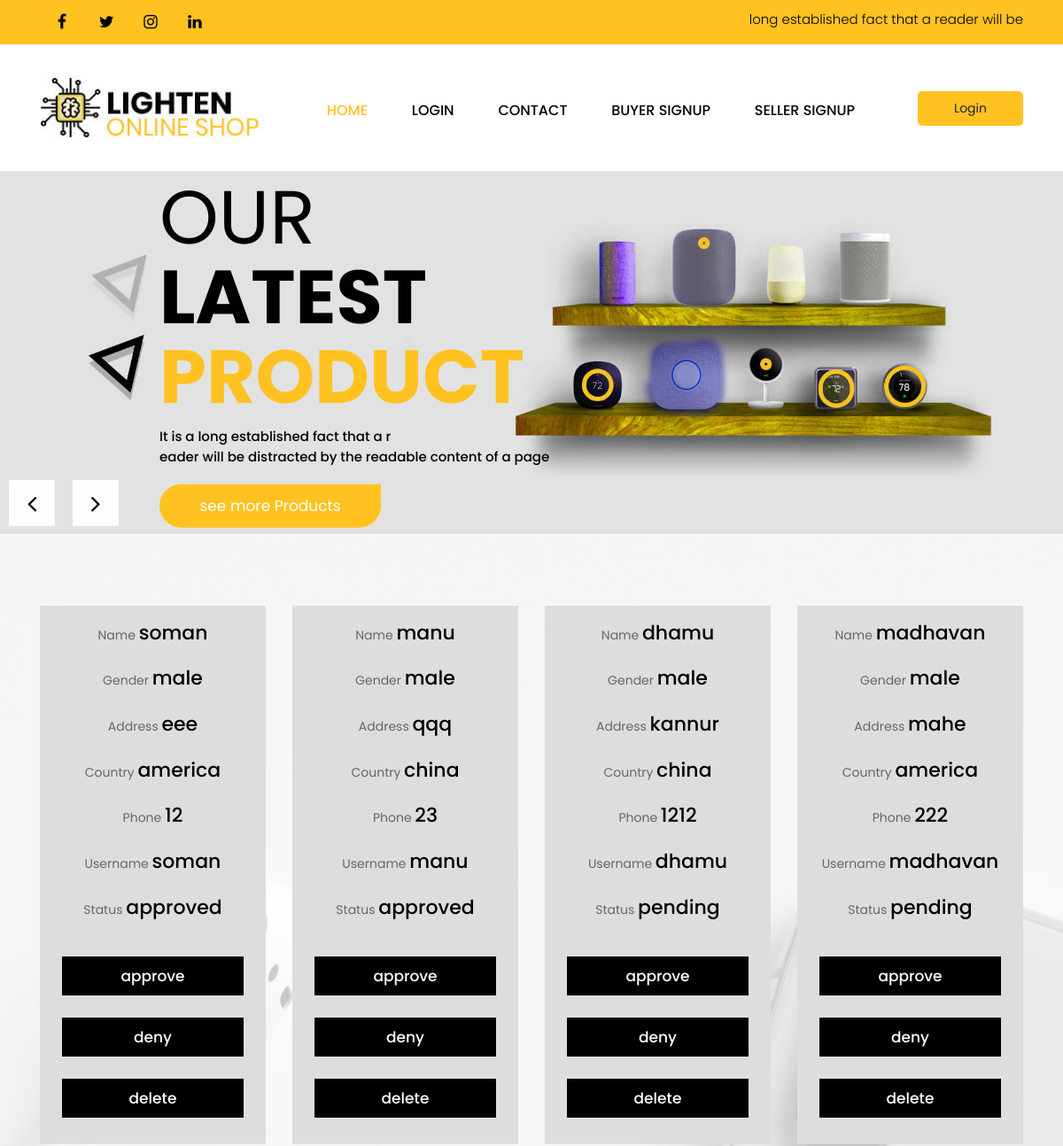
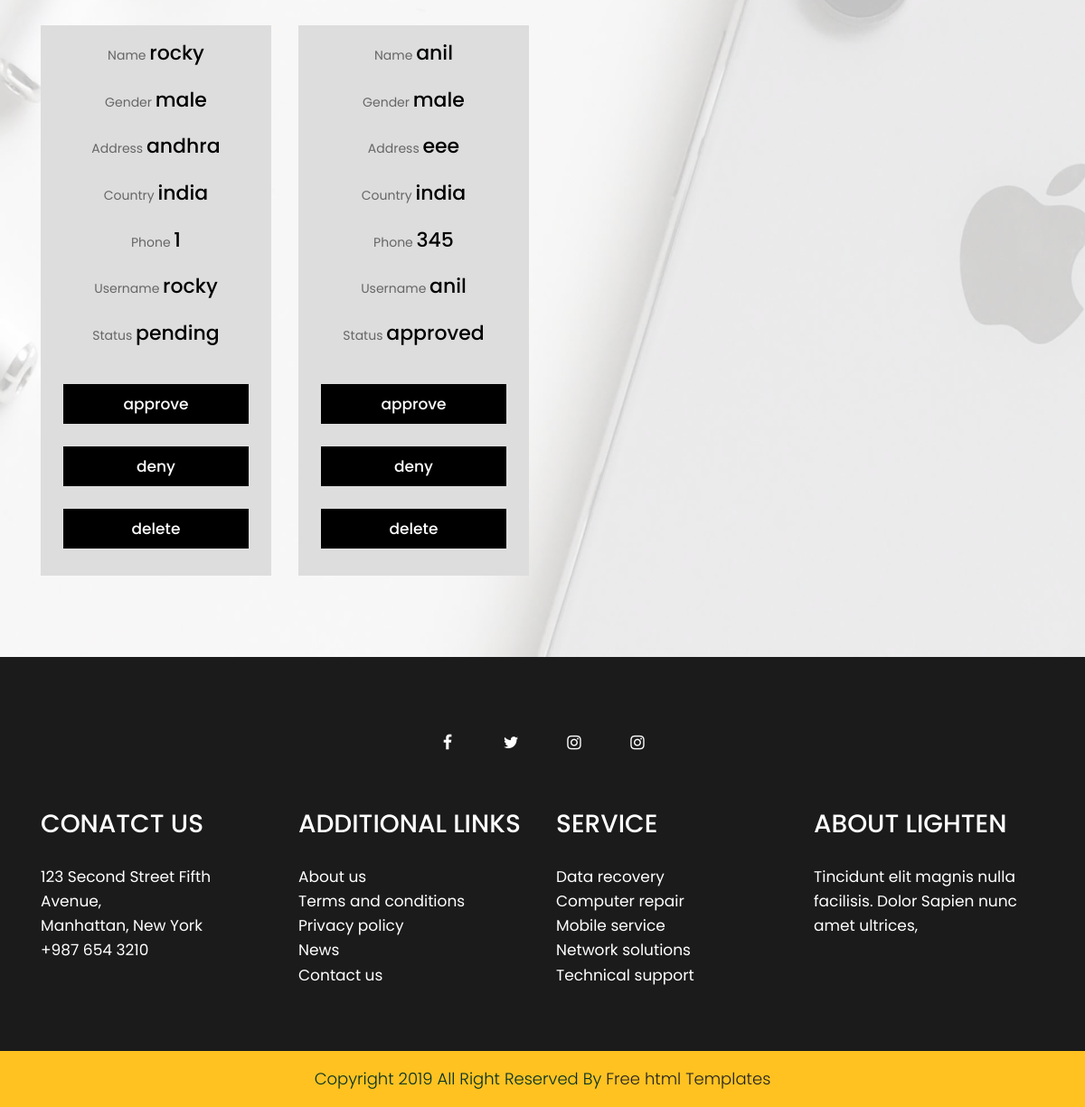
Page /ViewSellers/ on the committed database (2 pictures, top to bottom).
### seller/models.py (models this page shows)
class register_tb1(models.Model):
    name=models.CharField(max_length=20)
    gender=models.CharField(max_length=20)
    address=models.CharField(max_length=50)
    country=models.CharField(max_length=20)
    phone=models.CharField(max_length=20)
    username=models.CharField(max_length=20)
    password=models.CharField(max_length=20)
    status=models.CharField(max_length=20,default='pending')

### Admin/views.py (the view)
# urls.py: url(r'^ViewSellers/',admin_view.ViewSellers, name='ViewSellers'),
def ViewSellers(request):
    user = register_tb1.objects.all()
    return render(request, 'ViewSellers.html', {"data":user})

### templates/ViewSellers.html
{% extends 'base.html' %}
{% block content %}
<div class="product-bg">
	<div class="product-bg-white">
		<div class="container">
			<div class="row">
			{% for i in data %}
			<div class="col-xl-3 col-lg-3 col-md-6 col-sm-12">
                  	<div class="product-box">
			Name
			<span>{{i.name}}</span>
			<br><br>
			Gender
			<span>{{i.gender}}</span>
			<br><br>
			Address
			<span>{{i.address}}</span>
			<br><br>
			Country
			<span>{{i.country}}</span>
			<br><br>
			Phone
			<span>{{i.phone}}</span>
			<br><br>
			Username
			<span>{{i.username}}</span>
			<br><br>
			Status</span>
			<span>{{i.status}}</span>
			<br><br>
			<h3><a class="send" href={% url 'approve' i.id %}>approve</a></h3>
			<h3><a class="send" href={% url 'deny' i.id %}>deny</a></h3>
			<h3><a class="send" href={% url 'deleteUser' i.id %}>delete</a></h3>
			</div>
			</div>
			{% endfor %}
			</div>
		</div>
	</div>
</div>
{% endblock %}

### templates/base.html (shortened to what this page needs)
<!DOCTYPE html>
<html lang="en">
   <head>
      <link rel="stylesheet" href="/static/template/css/bootstrap.min.css">
      <link rel="stylesheet" href="/static/template/css/style.css">
      <link rel="stylesheet" href="/static/template/css/responsive.css">
      <link rel="stylesheet" href="/static/template/css/jquery.mCustomScrollbar.min.css">
      <link rel="stylesheet" href="https://netdna.bootstrapcdn.com/font-awesome/4.0.3/css/font-awesome.css">
      <link rel="stylesheet" href="https://cdnjs.cloudflare.com/ajax/libs/fancybox/2.1.5/jquery.fancybox.min.css" media="screen">
   </head>
   <body class="main-layout">
      <header>
         <div class="header">
            <div class="head_top">
               <div class="container">
                  <div class="row">
                    <div class="col-xl-6 col-lg-6 col-md-6 col-sm-12">
                       <div class="top-box">
                        <ul class="sociel_link">
                         <li> <a href="#"><i class="fa fa-facebook-f"></i></a></li>
                         <li> <a href="#"><i class="fa fa-twitter"></i></a></li>
                         <li> <a href="#"><i class="fa fa-instagram"></i></a></li>
                         <li> <a href="#"><i class="fa fa-linkedin"></i></a></li>
                     </ul>
                    </div>
                  </div>
                  <div class="col-xl-6 col-lg-6 col-md-6 col-sm-12">
                       <div class="top-box">
                        <p>long established fact that a reader will be </p>
                    </div>
                  </div>
               </div>
            </div>
         </div>
         <div class="container">
            <div class="row">
               <div class="col-xl-3 col-lg-3 col-md-3 col-sm-3 col logo_section">
                  <div class="full">
                     <div class="center-desk">
                        <div class="logo"> <a href="{% url 'index' %}"><img src="/static/template/images/logo.jpg" alt="logo"/></a> </div>
                     </div>
                  </div>
               </div>
               <div class="col-xl-7 col-lg-7 col-md-9 col-sm-9">
                  <div class="menu-area">
                     <div class="limit-box">
                        <nav class="main-menu">
                           <ul class="menu-area-main">
                              <li class="active"> <a href="{% url 'index' %}">Home</a> </li>
                              <li> <a href="{% url 'login' %}">Login</a> </li>
                              <li> <a href="#">Contact</a> </li>
				{% if 'buyer_id' not in request.session and 'seller_id' not in request.session and 'admin_id' not in request.session %}
                              <li > <a href="{% url 'register1' %}">Buyer signup</a> </li>
			      <li> <a href="{% url 'register' %}">Seller signup</a> </li>
				{% endif %}
                           </ul>
                        </nav>
                     </div>
                  </div>
               </div>
               <div class="col-xl-2 col-lg-2 col-md-2 col-sm-2">
		{% if 'buyer_id' not in request.session and 'seller_id' not in request.session and 'admin_id' not in request.session %}
                  <li><a class="buy" href="{% url 'login' %}">Login</a></li>
		{% else  %}
			<li><a class="buy" href="{% url 'logOut' %}">Logout</a></li>
		{% endif %}
               </div>
            </div>
         </div>
      </header>
      <section class="slider_section">
         <div id="main_slider" class="carousel slide banner-main" data-ride="carousel">
            <div class="carousel-inner">
               <div class="carousel-item active">
                  <img class="first-slide" src="/static/template/images/banner2.jpg" alt="First slide">
                  <div class="container">
                     <div class="carousel-caption relative">
                        <h1>Our <br> <strong class="black_bold">Latest </strong><br>
                           <strong class="yellow_bold">Product </strong></h1>
                        <p>It is a long established fact that a r <br>
                          eader will be distracted by the readable content of a page </p>
                        <a  href="#">see more Products</a>
                     </div>
                  </div>
               </div>
            </div>
            <a class="carousel-control-prev" href="#main_slider" role="button" data-slide="prev">
            <i class='fa fa-angle-right'></i>
            </a>
            <a class="carousel-control-next" href="#main_slider" role="button" data-slide="next">
            <i class='fa fa-angle-left'></i>
            </a>
         </div>
      </section>
{% block content %}
{% endblock %}
      <footr>
         <div class="footer">
            <div class="container">
               <div class="row">
                  <div class="col-md-6 offset-md-3">
                     <ul class="sociel">
                         <li> <a href="#"><i class="fa fa-facebook-f"></i></a></li>
                         <li> <a href="#"><i class="fa fa-twitter"></i></a></li>
                         <li> <a href="#"><i class="fa fa-instagram"></i></a></li>
                         <li> <a href="#"><i class="fa fa-instagram"></i></a></li>
                     </ul>
                  </div>
            </div>
            <div class="row">
               <div class="col-xl-3 col-lg-3 col-md-6 col-sm-12">
                  <div class="contact">
                     <h3>conatct us</h3>
                     <span>123 Second Street Fifth Avenue,<br>
                       Manhattan, New York<br>
                        +987 654 3210</span>
                  </div>
               </div>
                 <div class="col-xl-3 col-lg-3 col-md-6 col-sm-12">
                  <div class="contact">
                     <h3>ADDITIONAL LINKS</h3>
                     <ul class="lik">
                         <li> <a href="#">About us</a></li>
                         <li> <a href="#">Terms and conditions</a></li>
                         <li> <a href="#">Privacy policy</a></li>
                         <li> <a href="#">News</a></li>
                          <li> <a href="#">Contact us</a></li>
                     </ul>
                  </div>
               </div>
                 <div class="col-xl-3 col-lg-3 col-md-6 col-sm-12">
                  <div class="contact">
                     <h3>service</h3>
                      <ul class="lik">
                    <li> <a href="#"> Data recovery</a></li>
                         <li> <a href="#">Computer repair</a></li>
                         <li> <a href="#">Mobile service</a></li>
                         <li> <a href="#">Network solutions</a></li>
                          <li> <a href="#">Technical support</a></li>
                  </div>
               </div>
                 <div class="col-xl-3 col-lg-3 col-md-6 col-sm-12">
                  <div class="contact">
                     <h3>About lighten</h3>
                     <span>Tincidunt elit magnis nulla facilisis. Dolor Sapien nunc amet ultrices, </span>
                  </div>
               </div>
            </div>
         </div>
            <div class="copyright">
               <p>Copyright 2019 All Right Reserved By <a href="https://html.design/">Free html Templates</a></p>
            </div>
      </div>
      </footr>
   </body>
</html>

### static/template/css/responsive.css (style rules this page uses)
@media (min-width: 1200px) and (max-width: 1500px) { .banner-main .carousel-caption { background: transparent; } }

### rows in the picture
register_tb1: name "soman", gender "male", address "eee", country "america", phone "12", username "soman", status "approved"
register_tb1: name "manu", gender "male", address "qqq", country "china", phone "23", username "manu", status "approved"
register_tb1: name "dhamu", gender "male", address "kannur", country "china", phone "1212", username "dhamu", status "pending"
register_tb1: name "madhavan", gender "male", address "mahe", country "america", phone "222", username "madhavan", status "pending"
register_tb1: name "rocky", gender "male", address "andhra", country "india", phone "1", username "rocky", status "pending"
register_tb1: name "anil", gender "male", address "eee", country "india", phone "345", username "anil", status "approved"
